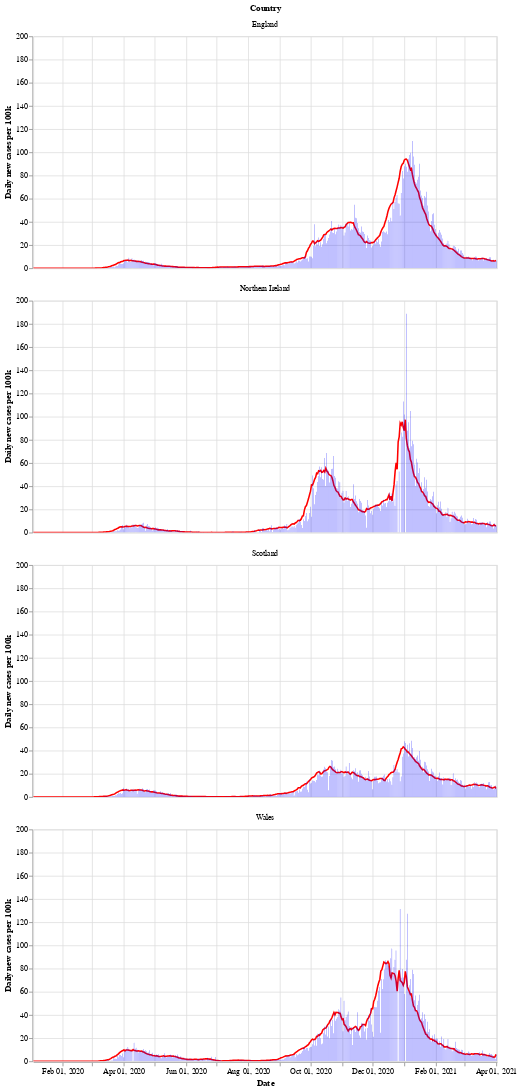

The code cell stored with this chart in its notebook:
### Markdown cell above
Next is a bar chart of the number of new cases in each country (per 100k population), with the 7 day moving average of cases. Again we see that Wales saw a longer period of raising and falling cases compared to the other countries.

After a period of cases falling, each nation is now seeing a rise in the number of cases - especially in Wales.

### Code cell
# collapse
bars = alt.Chart(uk_cases).mark_bar().encode(
    x=alt.X("yearmonthdate(date):T", axis=alt.Axis(title='Date')),
    y=alt.Y("newCasesRate:Q", axis=alt.Axis(title='Daily new cases per 100k')),
    tooltip='newCasesRate',
    color=alt.condition(
        alt.datum.dailyChange > 0,
        alt.value("orange"),  # The positive color
        alt.value("blue")  # The negative color
    )
).properties(title='New cases per 100k population with rolling 7 day average', width=600).interactive()
line = alt.Chart(uk_cases).mark_line(
    color='red',
    size=2,
).transform_window(
    rolling_mean='mean(newCasesRate)',
    frame=[0, 7],
    groupby=['areaName']
).encode(
    x='yearmonthdate(date):T',
    y='rolling_mean:Q'
)
alt.layer(line, bars, data=uk_cases).facet(alt.Row('areaName', title='Country'), columns=1)

### Figure 1 — Vega-Lite specification as saved in the notebook (floating-point values rounded to 4 significant figures; data arrays with more than 128 entries replaced by an {"elided": "..."} marker saying what was removed)
{"config": {"view": {"continuousWidth": 400, "continuousHeight": 300}}, "data": {"name": "data-5b4c9a67517002ab6444a28b8e94a74e"}, "facet": {"type": "nominal", "field": "areaName", "title": "Country"}, "spec": {"layer": [{"mark": {"type": "line", "color": "red", "size": 2}, "encoding": {"x": {"type": "temporal", "field": "date", "timeUnit": "yearmonthdate"}, "y": {"type": "quantitative", "field": "rolling_mean"}}, "transform": [{"window": [{"op": "mean", "field": "newCasesRate", "as": "rolling_mean"}], "frame": [0, 7], "groupby": ["areaName"]}]}, {"mark": "bar", "encoding": {"color": {"condition": {"value": "orange", "test": "(datum.dailyChange > 0)"}, "value": "blue"}, "tooltip": {"type": "quantitative", "field": "newCasesRate"}, "x": {"type": "temporal", "axis": {"title": "Date"}, "field": "date", "timeUnit": "yearmonthdate"}, "y": {"type": "quantitative", "axis": {"title": "Daily new cases per 100k"}, "field": "newCasesRate"}}, "selection": {"selector002": {"type": "interval", "bind": "scales", "encodings": ["x", "y"]}}, "title": "New cases per 100k population with rolling 7 day average", "width": 600}]}, "columns": 1, "$schema": "https://vega.github.io/schema/vega-lite/v4.8.1.json", "datasets": {"data-5b4c9a67517002ab6444a28b8e94a74e": {"elided": "1820 records"}}}
